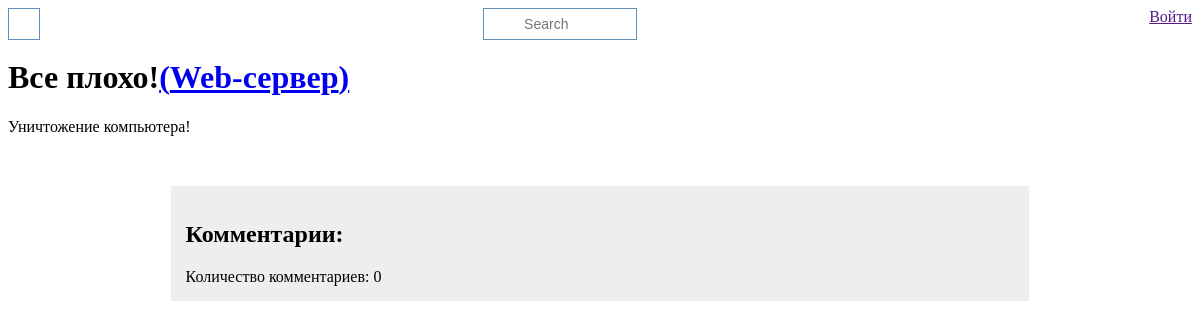
The page /symptom/2 on the database as committed earlier.
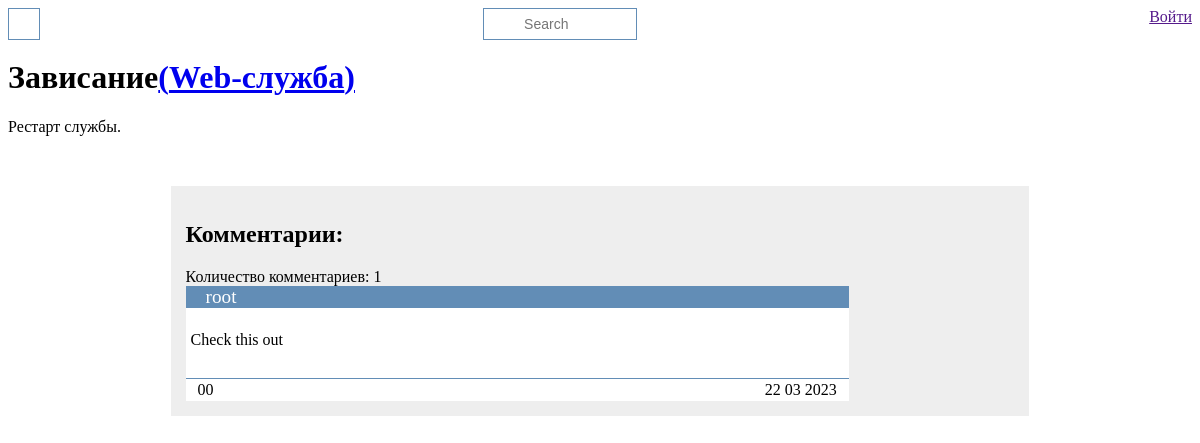
The same page on the database as committed later.
### problem/models.py (models this page shows, shortened)
class Symptom(models.Model):
    name        = models.CharField(max_length=100)
    description = models.TextField(blank=True)
    problem     = models.ForeignKey(Problem, on_delete=models.CASCADE)
    comments    = GenericRelation('Comment')

class Problem(models.Model):
    name        = models.CharField(max_length=100)
    description = models.CharField(max_length=150, blank=True)
    solution    = models.TextField(blank=True)
    comments    = GenericRelation("Comment")
    def get_absolute_url(self):
        return reverse("problem_detail", kwargs={"pk": self.pk})
    def __str__(self):
        return self.name

class Comment(MPTTModel):
    parent = TreeForeignKey('self', blank=True, null=True, verbose_name="Родительская категория", related_name="children", on_delete=models.CASCADE, editable=False)
    user = models.ForeignKey(User, blank=True, null=True, on_delete=models.CASCADE, verbose_name="Пользователь")
    body = models.TextField(verbose_name="Комментарий")
    like = models.IntegerField(default=0, verbose_name="like")
    dislike = models.IntegerField(default=0, verbose_name="dislike")
    user_like = models.ManyToManyField(User, verbose_name="Кто поставил лайк", related_name="users_like", blank=True)
    user_dislike = models.ManyToManyField(User, verbose_name="Кто поставил дизлайк", related_name="users_dislike", blank=True)
    count_comment = models.IntegerField(default=0, verbose_name="Количество комментариев")
    is_active = models.BooleanField(default=False, verbose_name="Модерация")
    created = models.DateTimeField(auto_now_add=True, verbose_name="Создан")
    updated = models.DateTimeField(auto_now=True, verbose_name="Обновлен")
    content_type = models.ForeignKey(ContentType, on_delete=models.CASCADE)
    object_id = models.PositiveIntegerField()
    content_object = GenericForeignKey("content_type", "object_id")
    class Meta:
        verbose_name = "Комментарий"
        verbose_name_plural = "Коментарии"
        ordering = ["-created"]

### problem/views.py (the view)
# urls.py: path("symptom/<slug:pk>", views.SymptomDetailView.as_view(), name="symptom_detail"),
class SymptomDetailView(generic.DetailView):
    model = Symptom

### problem/templatetags/forms.py
class CommentForm(forms.ModelForm):
    class Meta:
        model = Comment
        fields = ("body",)
        labels = {
            "body": ""
        }

### problem/templatetags/comments.py (called while the page is built)
@register.inclusion_tag(filename="add_comment.html")
def add_comment(obj, request):
    form_initial = {"content_type": ContentType.objects.get_for_model(obj), "object_id": obj.pk}
    comments = obj.comments.filter(is_active=True).order_by("-created")
    all_coments = comments.count()
    paginator = Paginator(comments, 5)
    page = request.GET.get('page')
    comments = paginator.get_page(page)
    form = CommentForm(initial=form_initial)
    return {
        "comments": comments,
        "all_comment": all_coments,
        "request": request,
        "form": form,
        "obj": obj,
        "content_type": ContentType.objects.get_for_model(obj),
    }

### problem/templates/problem/symptom_detail.html
{% extends 'base_generic.html' %}
{% block content %}
    <h1>{{ symptom.name }}<a href="{{ symptom.problem.get_absolute_url }}">({{ symptom.problem }})</a></h1>
    <div class="symptom-description">
        {{ symptom.description }}
    </div>
{% endblock content %}
{% block comment %}
    {% load comments %}
    {% add_comment symptom request%}
{% endblock comment %}

### problem/templates/add_comment.html (shortened to what this page needs)
<div class="comment-tree">
    <h2 class="subtitle is-4">Комментарии:</h2>
    <span class="comment-count">Количество комментариев: {{ all_comment }}</span>
    <div class="comment-container">
        {% for comment in comments %}
            <div class="comment">
                <span class="comment-author">{{ comment.user }}</span>
                <div class="comment-body">
                    {{ comment.body.strip }}
                </div>
                <div class="comment-footer">
                    <div class="ld-container" data-id="{{ comment.pk }}">
                        {% if request.user in comment.user_like.all %}
                            <span class="likes selected">{{ comment.like }} </span>
                        {% else %}
                        <span class="likes">{{ comment.like }} </span>
                        {% endif %}
                        {% if request.user in comment.user_dislike.all %}
                            <span class="dislikes selected">{{ comment.dislike }}</span>
                        {% else %}
                            <span class="dislikes">{{ comment.dislike }}</span>
                        {% endif %}
                    </div>
                    <span class="comment-date">
                        {{ comment.created|date:"d m Y" }}
                    </span>
                </div>
            </div>
        {% endfor %}
    </div>
</div>

Rows that differ between the two databases and show on the page:
changed Symptom: name "Все плохо!" → "Зависание"; problem "Web-сервер" → "Web-служба"; description "Уничтожение компьютера!" → "Рестарт службы."
now on this page (row edited): Comment: user "root", body.strip "Check this out", like "0", dislike "0", created "22 03 2023"
Other text that changed with them:
{{ all_comment }}: "0" → "1"
